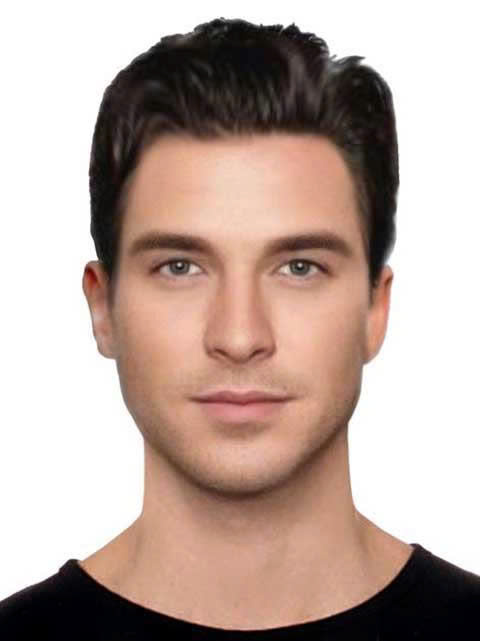
#> input picture anhgoc/1.jpg, 480 x 641 px; its folder holds 4 pictures in this run
$ python convertRGBraw.py
#> lines starting #> are read from the running program, lines starting #| are printed output that depends on the picture
from PIL import Image

import os

os.makedirs("raw", exist_ok=True)
for i in range(1,11):
    img = Image.open(f"anhgoc/{i}.jpg")
#> img is the input picture: PIL image 480x641 RGB; mean R, G, B 188.4, 168.5, 160.3
    img = img.convert("RGB")
    img = img.resize((64,64))
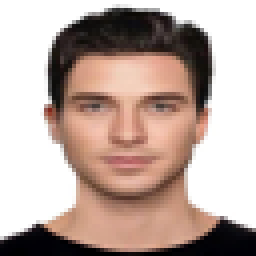
#> img: PIL image 64x64 RGB (shown 4 times larger); mean R, G, B 188.3, 168.4, 160.1
    with open(f"RGB_raw/{i}.raw", "wb") as f:
        f.write(img.tobytes())
#> pass 2 of the loop `for i in range(1,11):`:
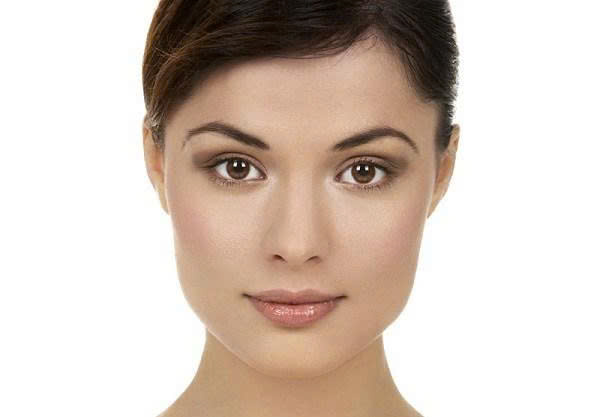
#> input picture anhgoc/2.jpg, 600 x 417 px
#> img is the input picture: PIL image 600x417 RGB; mean R, G, B 213.8, 199.6, 189.6
#> `img = img.resize((64,64))`:
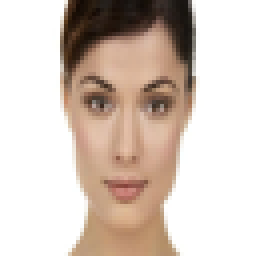
#> img: PIL image 64x64 RGB (shown 4 times larger); mean R, G, B 213.8, 199.5, 189.6
#> pass 3 of the loop `for i in range(1,11):`:
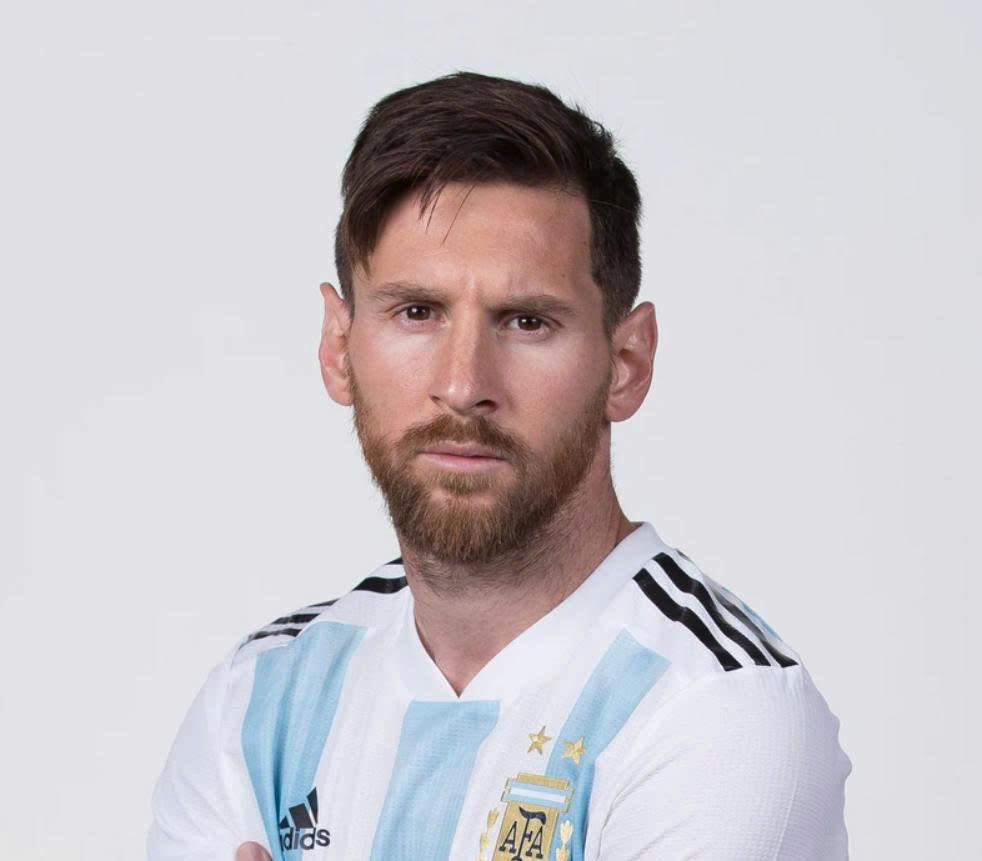
#> input picture anhgoc/3.jpg, 982 x 861 px
#> img is the input picture: PIL image 982x861 RGB; mean R, G, B 202.6, 197.9, 202.4
#> `img = img.resize((64,64))`:
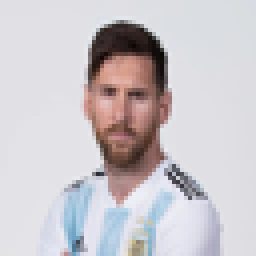
#> img: PIL image 64x64 RGB (shown 4 times larger); mean R, G, B 202.6, 197.9, 202.4
#> (the run stopped early here; a loop or call above may not have finished)
